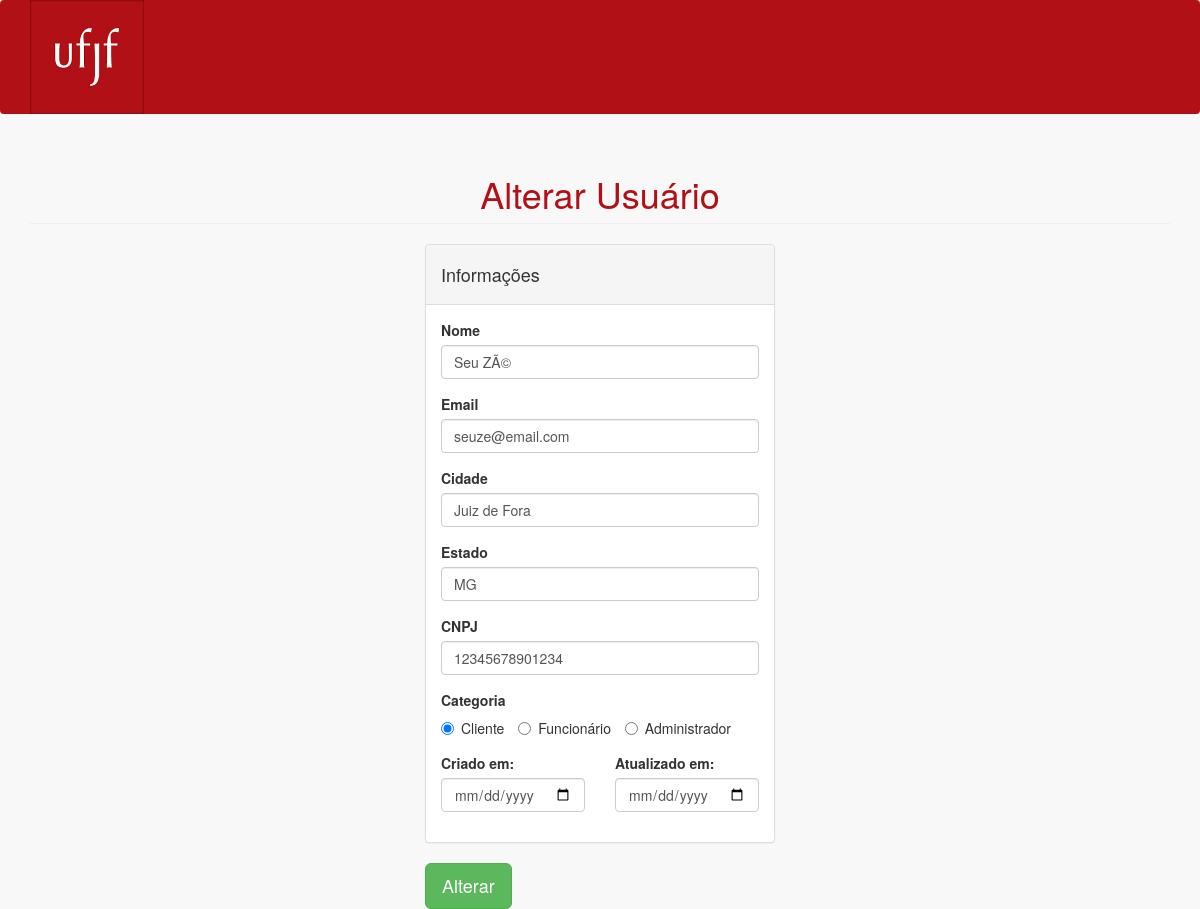
Page /admin/alterar-usuario.php?id=42 on the earlier database version.
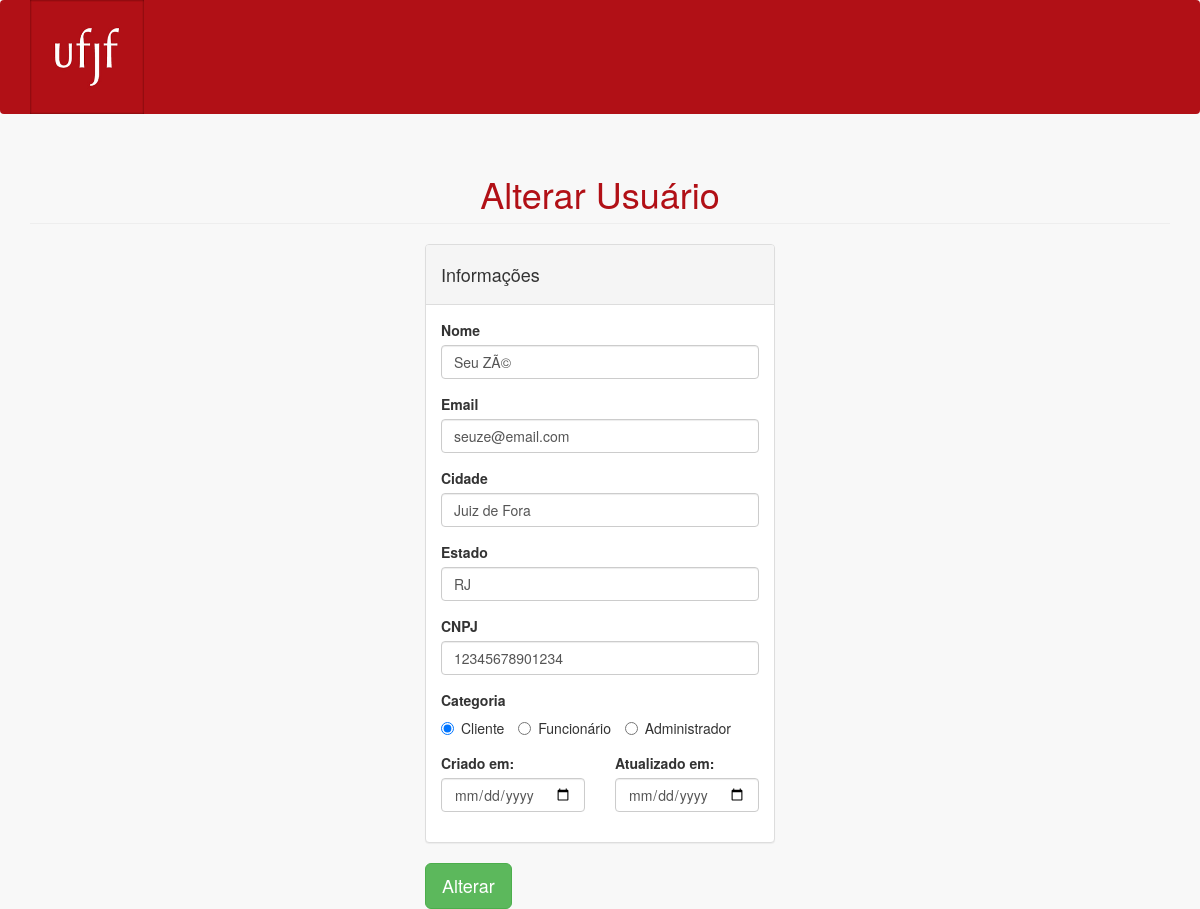
Same page on the later database version.
### tables this page shows
CREATE TABLE `usuarios` (
  `id` int(10) UNSIGNED NOT NULL,
  `nome` varchar(191) NOT NULL,
  `email` varchar(191) NOT NULL,
  `senha` varchar(191) NOT NULL,
  `categoria` enum('cliente','administrador','gerente','funcionario') NOT NULL,
  `remember_token` varchar(100) DEFAULT NULL,
  `created_at` timestamp NULL DEFAULT NULL,
  `updated_at` timestamp NULL DEFAULT NULL,
  `cidade` varchar(191) NOT NULL,
  `estado` varchar(191) NOT NULL
);

### admin/includes/functions.php (called while the page is built, shortened)
<?php
function buscaUsuarioPeloId($connect, $id){
	$result = mysqli_query($connect, "select * from usuarios where id = '{$id}'");
	return mysqli_fetch_assoc($result);
}
function buscaClientePeloId($connect, $id){
    $result = mysqli_query($connect, "select * from clientes where id = '{$id}'");
    return mysqli_fetch_assoc($result);
}

### admin/alterar-usuario.php (the view, shortened to what this page needs)
<?php include("header.php");
include("includes/connect.php");
include("includes/functions.php");
include("menu.php");
$usuario = buscaUsuarioPeloId($connect, $_GET['id']);
$cliente =  buscaClientePeloId($connect, $_GET['id']);
?>
<div class="container">
	<form action="atualizar-usuario.php" method="post" enctype="multipart/form-data">
		<h1 style="color: #b11016;" class="page-header">Alterar Usuário</h1>
		<div class="col-md-4">
		</div>
		<div class="col-md-4">
			<div class="panel panel-default">
				<div class="panel-heading">
					<h4>Informações</h4>
				</div>
				<div class="panel-body">
					<div class="row">
						<div role="form">
							<div class="col-md-12">
								<div class="form-group">
									<label>Nome</label>
									<input class="form-control" name="nome" value="<?=$usuario['nome']?>" required>
								</div>
							</div>
							<div class="col-md-12">
								<div class="form-group">
									<label>Email</label>
									<input class="form-control" name="email" value="<?=$usuario['email']?>" required>
								</div>
							</div>
                            <div class="col-md-12">
                                <div class="form-group">
                                    <label>Cidade</label>
                                    <input class="form-control" name="cidade" value="<?=$usuario['cidade']?>" required>
                                </div>
                            </div>
                            <div class="col-md-12">
                                <div class="form-group">
                                    <label>Estado</label>
                                    <input class="form-control" name="estado" value="<?=$usuario['estado']?>" required>
                                </div>
                            </div>
                            <div class="col-md-12">
                                <div class="form-group">
                                    <label>CNPJ</label>
                                    <input class="form-control" name="cnpj" value="<?=$cliente['cnpj']?>" required>
                                </div>
                            </div>
							<div class="col-md-12">
							<div class="form-group">
									<label>Categoria</label><br/>
									<label class="radio-inline">
										<input type="radio" name="categoria" id="optionsRadiosInline1" value="cliente"
										<?php if($usuario['categoria'] == 'cliente') { ?>
											checked
										<?php
										} ?>
										>Cliente</label>
									<label class="radio-inline">
										<input type="radio" name="categoria" id="optionsRadiosInline2" value="funcionario"
										<?php if($usuario['categoria'] == 'funcionario') { ?>
											checked
										<?php
										} ?>
										>Funcionário</label>
									<label class="radio-inline">
										<input type="radio" name="categoria" id="optionsRadiosInline2" value="administrador"
										<?php if($usuario['categoria'] == 'administrador') { ?>
											checked
										<?php
										} ?>
										>Administrador</label>
								</div>
							</div>
							</div>
							<div class="col-xs-6 col-md-6">
								<div class="form-group">
									<label>Criado em:</label>
									<input type="date" class="form-control" name="created_at" value="<?=$usuario['created_at']?>">
								</div>
							</div>
							<div class="col-xs-6 col-md-6">
								<div class="form-group">
									<label>Atualizado em:</label>
									<input type="date" class="form-control" name="updated_at" value="<?=$usuario['updated_at']?>">
								</div>
							</div>
						</div>
					</div>
				</div>
				<button type="submit" class="btn btn-success btn-lg">Alterar</button>
			</div>
		</div>

Differences in the rows shown:
changed usuarios "Seu ZÃ©": estado "MG" → "RJ"
